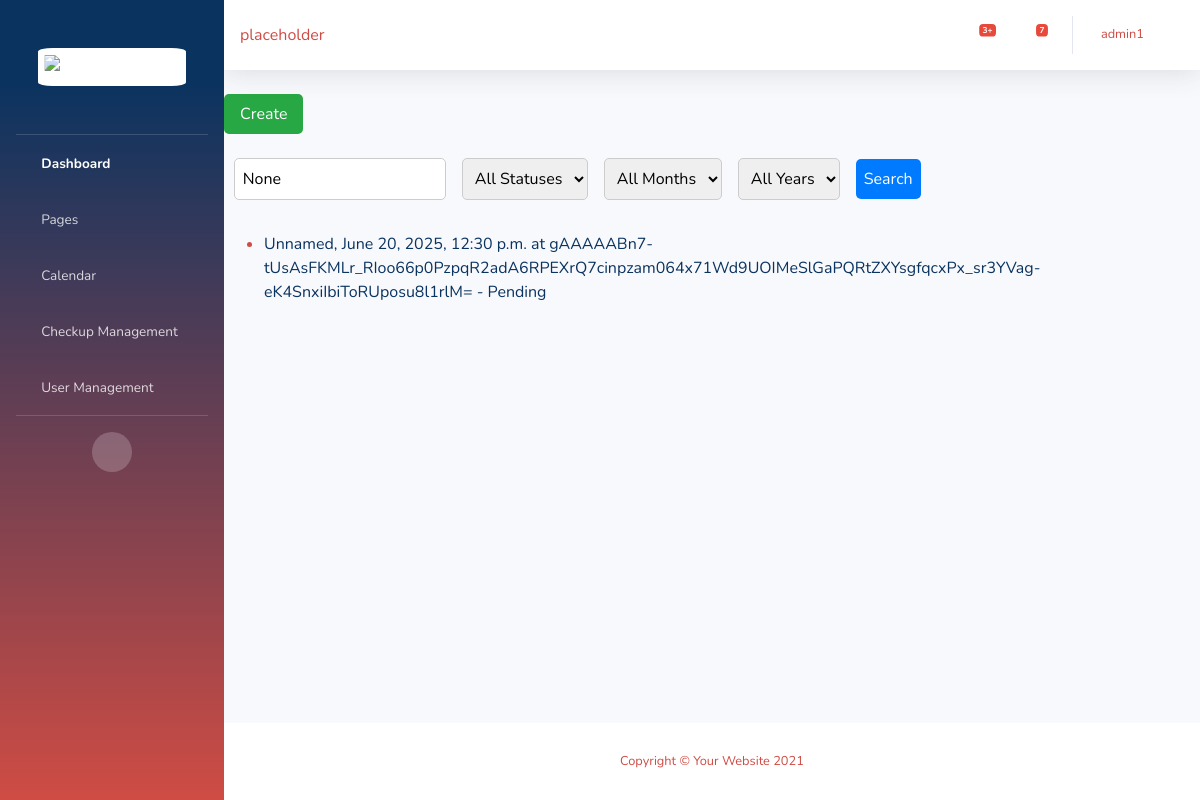
The app's page /management/ (signed in), older data.
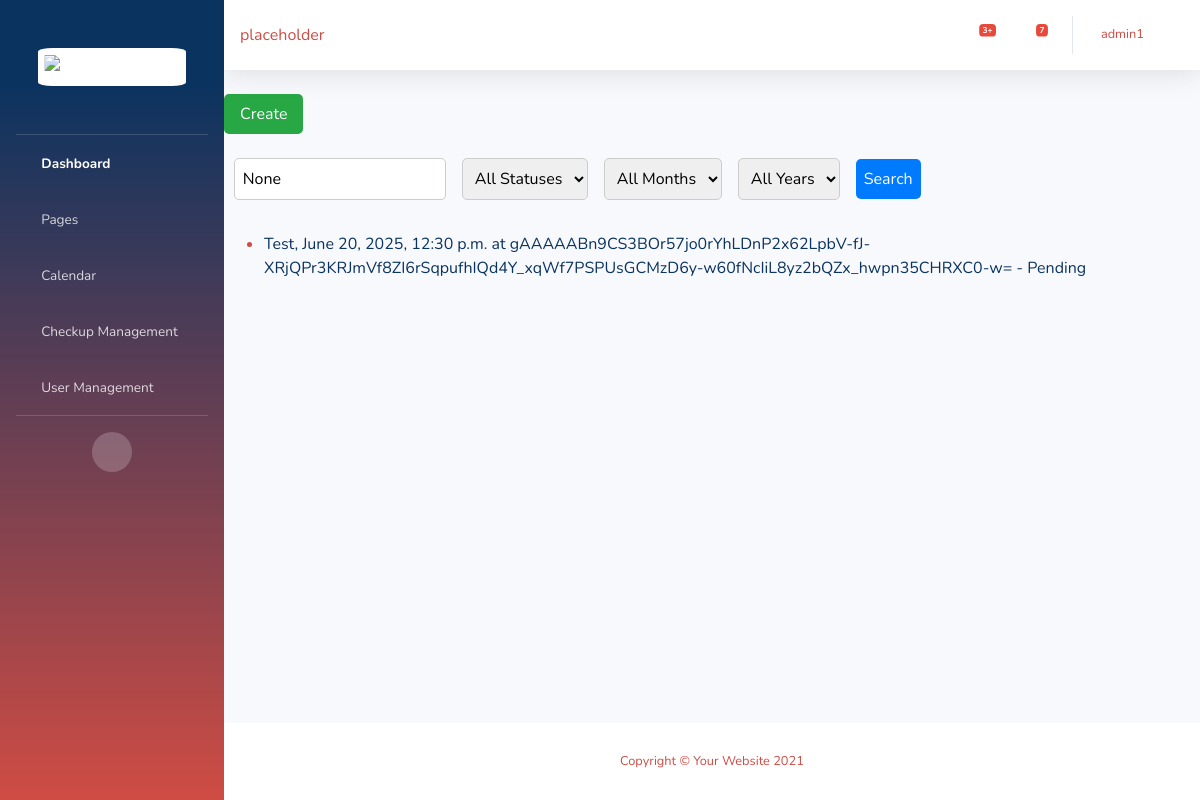
The same page, newer data.
### app/models.py (models this page shows, shortened)
class Checkup(models.Model):
    customer = models.ForeignKey(User, on_delete=models.CASCADE, blank=True,null=True)
    name = models.CharField(max_length=50,default="Unnamed")
    address = EncryptedCharField(max_length=100)
    contact = EncryptedCharField(max_length=150,blank=True,null=True)
    status = models.CharField(max_length=50,default='Pending')
    inspectors = models.ManyToManyField(User, related_name='inspector', default=1)
    startDT = models.DateTimeField(null=True)
    departDT = models.DateTimeField(null=True)
    comments = models.TextField(blank=True,null=True)

### app/views.py (the view)
# urls.py: path('management/', manage, name='management'),
@login_required
def manage(request):
    if not is_user_in_group(request.user, 'Inspector'):
        return redirect('Home')
    query = request.GET.get('q')
    status_filter = request.GET.get('status')
    month_filter = request.GET.get('month')
    year_filter = request.GET.get('year')
    checkups = Checkup.objects.all()
    if query:
        checkups = checkups.filter(name__icontains=query)
    if status_filter:
        checkups = checkups.filter(status=status_filter)
    if month_filter and year_filter:
        checkups = checkups.filter(Q(startDT__month=month_filter) & Q(startDT__year=year_filter))
    elif month_filter:
        checkups = checkups.filter(startDT__month=month_filter)
    elif year_filter:
        checkups = checkups.filter(startDT__year=year_filter)
    months = range(1, 13)
    years = range(2020, 2100)
    context = {
        'checkups': checkups,
        'query': query,
        'status_filter': status_filter,
        'month_filter': month_filter,
        'year_filter': year_filter,
        'months': months,
        'years': years,
    }
    return render(request, 'management.html', Context(request,context))

### app/models.py (called while the page is built)
def Context(request, extra=None):
    BasicContext = {'user':request.user}
    if extra != None:
        return {k: v for d in (BasicContext, extra) for k, v in d.items()}
    else:
        return BasicContext

### app/views.py (called while the page is built)
def is_user_in_group(user, group_name):
    try:
        group = Group.objects.get(name=group_name)
    except Group.DoesNotExist:
        return False
    return group in user.groups.all()

### app/templates/management.html (shortened to what this page needs)
{% extends 'base.html' %} {% block content %}
<a href="{% url 'Create' %}"><button class="c-button">Create</button></a><br><br>
<form method="GET" action="">
  <input type="text" name="q" placeholder="Search by name" value="{{ query }}">
  <select name="status">
      <option value="">All Statuses</option>
  </select>
  <select name="month">
      <option value="">All Months</option>
  </select>
  <select name="year">
      <option value="">All Years</option>
  </select>
  <button type="submit">Search</button>
</form>
<ul>
  {% for checkup in checkups %}
      <li><a href="{% url 'Edit' checkup_id=checkup.id %}">{{ checkup.name }}, {{ checkup.startDT }} at {{ checkup.address }} - {{ checkup.status }}</a></li>
  {% endfor %}
</ul>
{% endblock %}

### app/templates/base.html (shortened to what this page needs)
<!DOCTYPE html>
{% load static %}
<html lang="en">
  <head>
    <link
      href="{% static 'vendor/fontawesome-free/css/all.min.css' %}"
      rel="stylesheet"
      type="text/css"
    />
    <link href="{% static 'css/sb-admin-2.css' %}" rel="stylesheet" />
  </head>
  <body id="page-top">
    <div id="wrapper">
      <ul class="navbar-nav bg-gradient-primary sidebar sidebar-dark accordion" id="accordionSidebar">
        <a
          class="sidebar-brand d-flex align-items-center justify-content-center"
          href="https://www.rebelcheck.com/"
          target="_blank"
        >
          <div class="sidebar-brand-text mx-3">
            <img src="{% static 'img/RebelCheckLogo.png' %}" alt="Rebel Check" class="RebCheckLogo" />
          </div>
        </a>
        <hr class="sidebar-divider my-0" />
        <li class="nav-item active">
          <a class="nav-link" href="{% url 'Home' %}">
            <i class="fas fa-fw fa-tachometer-alt"></i>
            <span>Dashboard</span></a
          >
        </li>
        <li class="nav-item">
          <a
            class="nav-link collapsed"
            href="#"
            data-toggle="collapse"
            data-target="#collapsePages"
            aria-expanded="true"
            aria-controls="collapsePages"
          >
            <i class="fas fa-fw fa-folder"></i>
            <span>Pages</span>
          </a>
        </li>
        <li class="nav-item">
          <a class="nav-link" href="{% url 'calendar' %}">
            <i class="fas fa-fw fa-table"></i>
            <span>Calendar</span></a
          >
        </li>
        {% if user.groups.all.0.name == 'Inspector' %}
        <li class="nav-item">
          <a class="nav-link" href="{% url 'management' %}">
            <i class="fas fa-fw fa-wrench"></i>
            <span>Checkup Management</span></a
          >
        </li>
        <li class="nav-item">
          <a class="nav-link" href="{% url 'accounts' %}">
            <i class="fas fa-user fa-sm fa-fw"></i>
            <span>User Management</span></a
          >
        </li>
        {% endif %}
        <hr class="sidebar-divider d-none d-md-block" />
        <div class="text-center d-none d-md-inline">
          <button class="rounded-circle border-0" id="sidebarToggle"></button>
        </div>
      </ul>
      <div id="content-wrapper" class="d-flex flex-column">
        <div id="content">
          <nav class="navbar navbar-expand navbar-light bg-white topbar mb-4 static-top shadow">
            <div class="input-group">placeholder</div>
            <ul class="navbar-nav ml-auto">
              <li class="nav-item dropdown no-arrow mx-1">
                <a
                  class="nav-link dropdown-toggle"
                  href="#"
                  id="alertsDropdown"
                  role="button"
                  data-toggle="dropdown"
                  aria-haspopup="true"
                  aria-expanded="false"
                >
                  <i class="fas fa-bell fa-fw"></i>
                  <span class="badge badge-danger badge-counter">3+</span>
                </a>
              </li>
              <li class="nav-item dropdown no-arrow mx-1">
                <a
                  class="nav-link dropdown-toggle"
                  href="#"
                  id="messagesDropdown"
                  role="button"
                  data-toggle="dropdown"
                  aria-haspopup="true"
                  aria-expanded="false"
                >
                  <i class="fas fa-envelope fa-fw"></i>
                  <span class="badge badge-danger badge-counter">7</span>
                </a>
              </li>
              <li class="nav-item dropdown no-arrow">
                <a
                  class="nav-link dropdown-toggle"
                  href="#"
                  id="userDropdown"
                  role="button"
                  data-toggle="dropdown"
                  aria-haspopup="true"
                  aria-expanded="false"
                >
                  <span class="mr-2 d-none d-lg-inline text-gray-600 small">{{ user.username }}</span>
                  <i class="fas fa-fw fa-cog"></i>
                </a>
              </li>
            </ul>
          </nav>
          {% block content %}{% endblock %}
        </div>
        <footer class="sticky-footer bg-white">
          <div class="container my-auto">
            <div class="copyright text-center my-auto">
              <span>Copyright &copy; Your Website 2021</span>
            </div>
          </div>
        </footer>
      </div>
    </div>
  </body>
</html>

### app/templates/management.html (style rules this page uses)
form { display: flex; flex-direction: row; flex-wrap: wrap; align-items: center; gap: 1rem; margin-left: 1%; margin-bottom: 2rem; }
form input[type="text"], form select, form button { padding: 0.5rem; font-size: 1rem; border: 1px solid #ccc; border-radius: 5px; }
form button { background-color: #007BFF; color: white; border: none; cursor: pointer; }
.c-button { padding: 0.5rem 1rem; font-size: 1rem; background-color: #28A745; color: white; border: none; border-radius: 5px; cursor: pointer; }

Row changes from the older to the newer data that the page shows:
changed Checkup "Pending": name "Unnamed" → "Test"; address "gAAAAABn7-tUsAsFKMLr_RIoo66p0PzpqR2adA6RPEXrQ7cinpzam064x71Wd9UOIMeSlGaPQRtZXYsgfqcxPx_sr3YVag-eK4SnxiIbiToRUposu8l1rlM=" → "gAAAAABn9CS3BOr57jo0rYhLDnP2x62LpbV-fJ-XRjQPr3KRJmVf8ZI6rSqpufhIQd4Y_xqWf7PSPUsGCMzD6y-w60fNcIiL8yz2bQZx_hwpn35CHRXC0-w="
